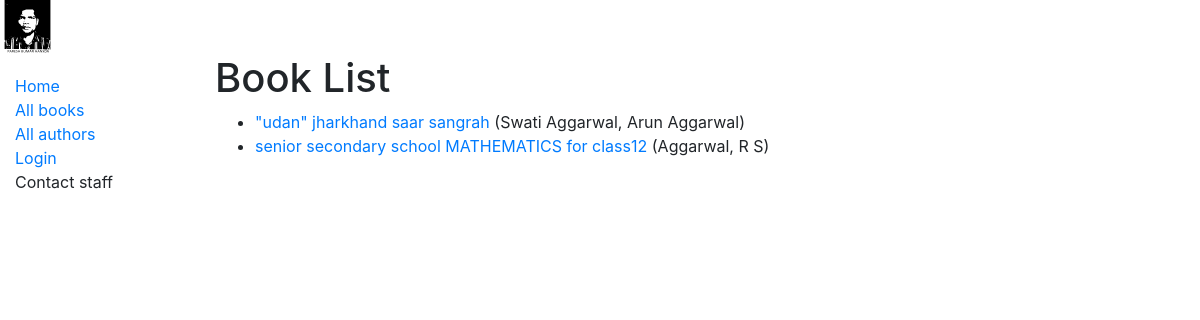
/catalog/books/, run on the app's committed database.
### catalog/models.py (models this page shows, shortened)
class Book(models.Model):
    title = models.CharField(max_length=200)
    author = models.ForeignKey('Author', on_delete=models.SET_NULL, null=True)
    summary = models.TextField(max_length=1000, help_text='Enter a brief description of the book')
    isbn = models.CharField('ISBN', max_length=13, unique=True,
                             help_text='13 Character <a href="https://www.isbn-international.org/content/what-isbn">ISBN number</a>')
    genre = models.ManyToManyField(Genre, help_text='Select a genre for this book')
    language = models.ManyToManyField(Language, help_text='Select a language for this book')
    def get_absolute_url(self):
        return reverse('book-detail', args=[str(self.id)])
    def display_genre(self):
        """Create a string for the Genre. This is required to display genre in Admin."""
        return ', '.join(genre.name for genre in self.genre.all()[:3])
    display_genre.short_description = 'Genre'
    def display_language(self):
        """Create a string for the Genre. This is required to display genre in Admin."""
        return ', '.join(language.name for language in self.language.all()[:3])
    display_language.short_description = 'Language'

class Author(models.Model):
    first_name = models.CharField(max_length=100)
    last_name = models.CharField(max_length=100)
    date_of_birth = models.DateField(null=True, blank=True)
    date_of_death = models.DateField('Died', null=True, blank=True)
    class Meta:
        ordering = ['last_name', 'first_name']
    def __str__(self):
        return f'{self.last_name}, {self.first_name}'

### catalog/views.py (the view)
# urls.py: path('books/', views.BookListView.as_view(), name='books'),
class BookListView(generic.ListView):
    model = Book
    '''
    def get_queryset(self):
        return Book.objects.filter(title__icontains='jhar')[:5]
    '''
    def get_context_data(self, **kwargs):
        context = super(BookListView, self).get_context_data(**kwargs)
        context['some_data'] = 'This is just some data'
        return context

### catalog/templates/catalog/book_list.html (shortened to what this page needs)
{% extends "base_generic.html" %}
{% block content %}
  <h1>Book List</h1>
  {% if book_list %}
  <ul>
    {% for book in object_list %}
      <li>
        <a href="{{book.get_absolute_url}}">{{ book.title }}</a> ({{book.author}})
      </li>
    {% endfor %}
  </ul>
  {% else %}
    <p>There are no books in the library.</p>
  {% endif %}
{% endblock %}

### data on the page
Book: title "\"udan\" jharkhand saar sangrah", author "Swati Aggarwal, Arun Aggarwal"
Book: title "senior secondary school MATHEMATICS for class12", author "Aggarwal, R S"
